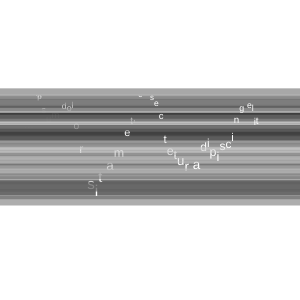
Frame 1 (no input)
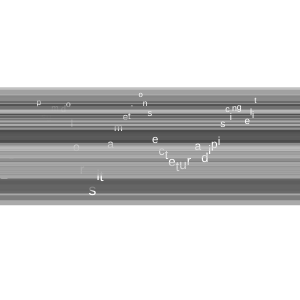
Frame 60 (no input)
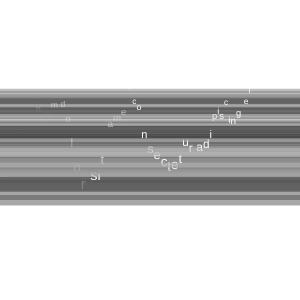
Frame 120 (the mouse pressed at the canvas centre since frame 60)

The p5.js sketch that drew these frames (run headless with seeded random() and noise() and a simulated clock; from frame 60 on, the mouse is pressed at the canvas centre):

// p5.js sketch
// ── sketch.js
// noise-jiggled Lorem ipsum with colored gradient bars behind each character

const s = 'Lorem ipsum dolor sit amet, consectetur adipiscing elit';
let t = 0.1;

function setup() {
  createCanvas(300, 300);
  textSize(24);
}

function draw() {
  background(255);
  t += 0.0001;

  let x = 0;
  const len = s.length;
  for (let i = 0; i < len; i++) {
    const ts = 24 * noise(t * (i + 1));
    textSize(ts);
    const c = s.charAt(i);

    fill((255 * i) / len, 125);
    noStroke();
    rect(-4, 300 * noise(t * (i + 1)), height + 8, 15 * (len - i) / len);

    fill(255);
    text(c, x, 300 * noise(t * (i + 1)));
    x += textWidth(c);
  }
}
